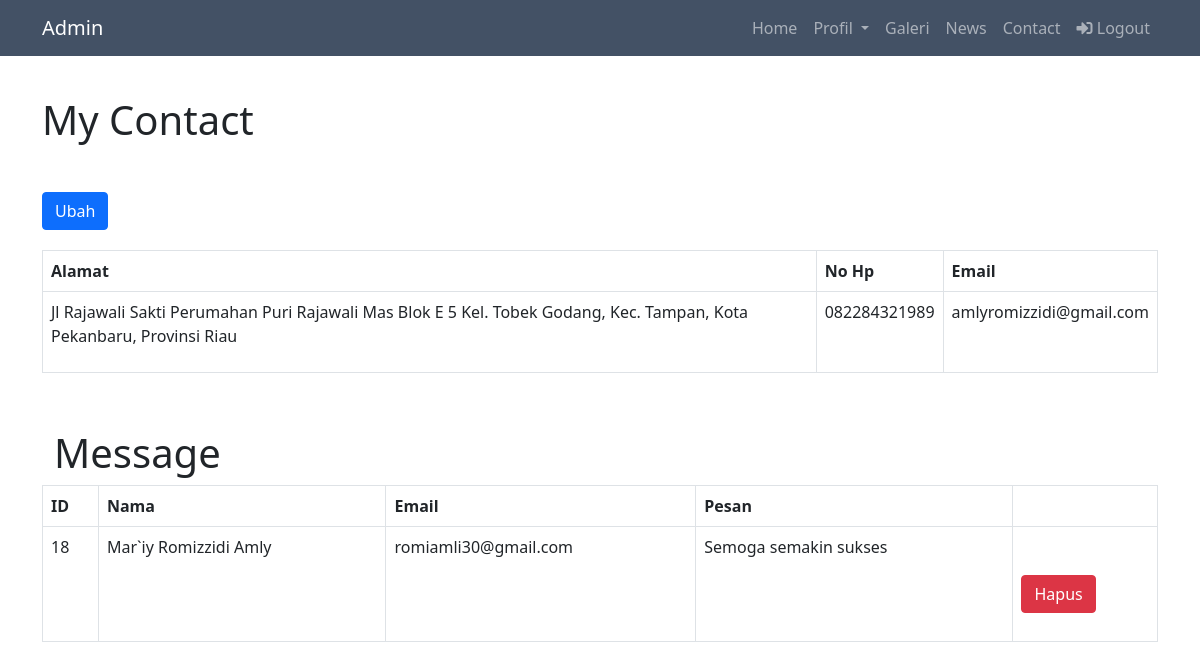
Screenshot of /CRUD/contact.php (signed in) with the database file from the repository.
### tables this page shows
CREATE TABLE `contact` (
  `id` int(20) NOT NULL,
  `alamat` varchar(300) NOT NULL,
  `phone` varchar(30) NOT NULL,
  `email` varchar(200) NOT NULL
);

CREATE TABLE `contact_me` (
  `id` int(20) NOT NULL,
  `nama` varchar(300) DEFAULT NULL,
  `email` varchar(600) DEFAULT NULL,
  `pesan` text DEFAULT NULL
);

### CRUD/contact.php (the view, shortened to what this page needs)
<!doctype html>
<?php require 'head.php';?>
<?php require 'header.php';?>
                <div class="container section">
                    <div class="row mb-2">
                        <div class="col-sm-6">
                            <h1 class="m-0">My Contact</h1>
                        </div>
                    </div>
                </div>
            <section class="content">
                <div class="container ">
                    <div class="row">
                        <div class="col-md-12">
                            <div class="panel-body">
                                <div class="table-responsive">
                                    <table class="table table-bordered table-hover">
                                        <thead>
                                            <tr>
                                                <th>Alamat</th>
                                                <th>No Hp</th>
                                                <th>Email</th>
                                            </tr>
                                        </thead>
                                        <tbody>
                                            <?php
                                        $koneksi = koneksiDatabase();
                                        $data = mysqli_query($koneksi, "SELECT * FROM contact ORDER BY id ASC");
                                        while ($row = mysqli_fetch_array($data)){
                                        ?>
                                            <tr>
                                                <td><?= $row['alamat'];?></td>
                                                <td><?= $row['phone'];?></td>
                                                <td><?= $row['email'];?></td>
                                                <a href="update-contact.php?&id=<?= $row["id"]; ?>" class="btn btn-primary" style="margin-bottom:20px;">Ubah</a>
                                            </tr>
                                            <?php $i++;
                                            }
                                            ?>
                                        </tbody>
                                    </table>
                                </div>
                            </div>
                        </div>
                    </div>
                    <div class="container section">
                        <div class="row mb-2">
                            <div class="col-sm-6">
                                <h1 class="m-0">Message</h1>
                            </div>
                        </div>
                    </div>
                    <div class="row">
                        <div class="col-md-12">
                            <div class="panel-body">
                                <div class="table-responsive">
                                    <table class="table table-bordered table-hover">
                                        <thead>
                                            <tr>
                                                <th>ID</th>
                                                <th>Nama</th>
                                                <th>Email</th>
                                                <th>Pesan</th>
                                                <th></th>
                                            </tr>
                                        </thead>
                                        <tbody>
                                            <?php
                                        $koneksi = koneksiDatabase();
                                        $data = mysqli_query($koneksi, "SELECT * FROM contact_me ORDER BY id ASC");
                                        while ($row = mysqli_fetch_array($data)){
                                        ?>
                                            <tr>
                                                <td><?= $row['id'];?></td>
                                                <td><?= $row['nama'];?></td>
                                                <td><?= $row['email'];?></td>
                                                <td><?= $row['pesan'];?></td>
                                                <td><a href="hapus-contact-me.php?&id=<?= $row["id"]; ?>" class="btn btn-danger" style="margin-bottom:20px;" onclick="return confirm('Lanjut Hapus Pesan?');">Hapus</a></td>
                                            </tr>
                                            <?php $i++;
                                            }
                                            ?>
                                        </tbody>
                                    </table>
                                </div>
                            </div>
                        </div>
                    </div>
                </div>
            </section>
</body>
</html>

### CRUD/style.css (style rules this page uses)
.container .btn { margin-top: 40px; }
.section { margin-top: 40px; }

### rows the page displays
contact: alamat "Jl Rajawali Sakti Perumahan Puri Rajawali Mas Blok E 5 Kel. Tobek Godang, Kec. Tampan, Kota Pekanbaru, Provinsi Riau", phone "082284321989", email "amlyromizzidi@gmail.com"
contact_me: id "18", nama "Mar`iy Romizzidi Amly", email "romiamli30@gmail.com", pesan "Semoga semakin sukses"
